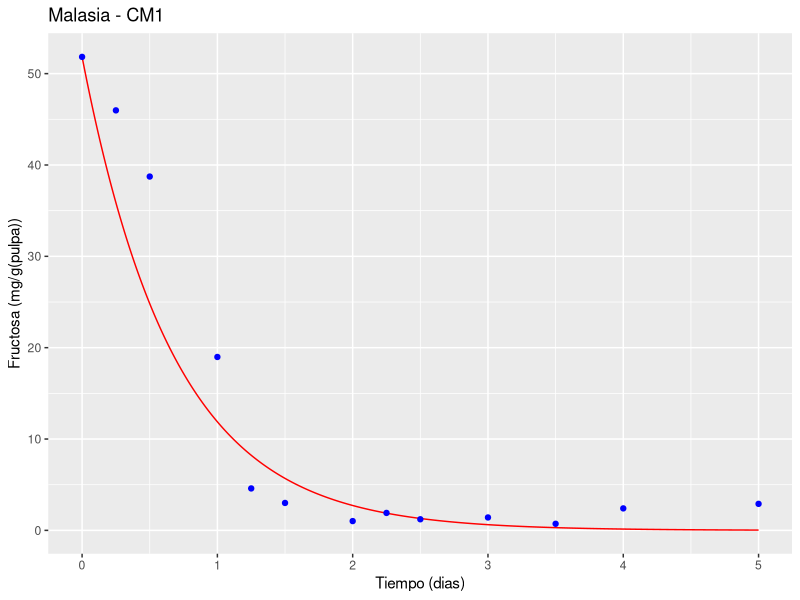
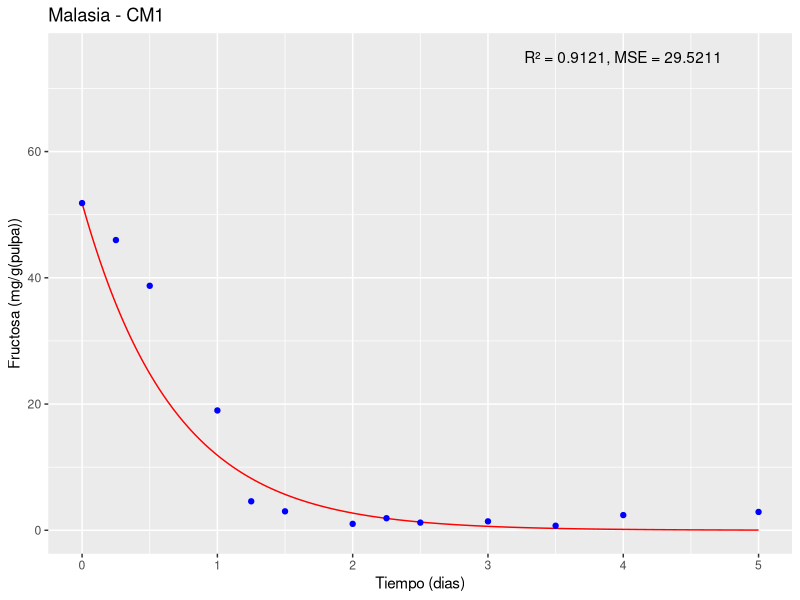
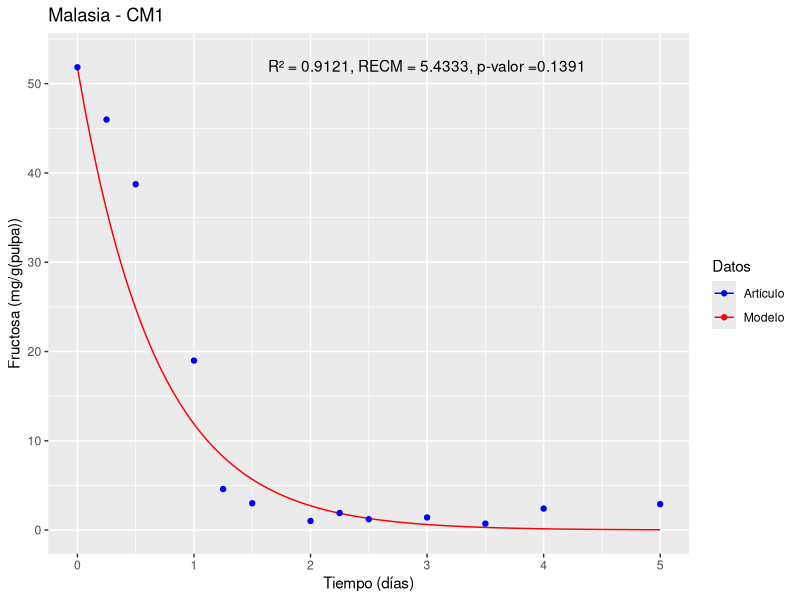

The R script that drew these images, in order:
library(deSolve)
library(ggplot2)
state1<-c(y=51.835) # Estado inicial#
times1<-seq(0,5,1/10000) #6 dias con 10000 intervalos por día#
parameters1<-c(Y1=189.45,Y2=85.456) #vector con los valores de los parametros#
#Papalexandratou et al., 2013 Malasia 1 <- Malasia - CM1#
#doi:10.1016/j.fm.2013.02.015#
#Malasia - CM1#

# (i) DATOS PARA ALIMENTAR EL MODELO # FRUCTOSA

#nu1#
U<- 0.4839
f<- 51.835
K<-0.6650
L<-0.0029113
U1 <- (U*f/f+K*L)*L
U1
#nu2#
U2<- 0.4593
f2<- 51.835
K2<-0.6096
BAL2<-0.0006775

U2 <- (U2*f2/f2+K2*BAL2)*BAL2
U2

#Ecuación diferencial#
ODE1<-function(times,state,parameters){ 
  y<-state[1] #estado inicial
  Y1<-parameters[1] #párametro 1
  Y2<-parameters[2] #párametro 2
  dy<--(Y1*U1/0.2)*y-(Y2*U2/0.2)*y #ecuación 
  res<-dy
  list(res)
}


#solución númerica#
solution1<-lsoda(state1, times1, ODE1, parameters1)

# (ii) DATOS EXPERIMENTALES DEL ARTICULO#

ts = c(0,6/24,12/24,24/24,30/24,36/24,48/24,54/24,60/24,72/24,84/24,96/24,120/24)
fru<-c(51.835,45.98,38.734,18.983,4.591,3.002,1.017,1.911,1.216,1.414,0.72,2.407,2.903)

#Grafico#

df <- data.frame(time = solution1[,1], fructose = solution1[,2])
d<-ggplot() +
  geom_line(data = df, aes(x = time, y = fructose), color = "red") +
  geom_point(data = data.frame(time = ts, fructose = fru), aes(x = time, y = fructose), color = "blue") +
  xlab("Tiempo (dias)") + ylab("Fructosa (mg/g(pulpa))") +
  ggtitle("Malasia - CM1")
plot(d)


#Validación estadistica#

#Para validar estadísticamente el modelo matemático se pueden utilizar diversas herramientas de análisis,
#pero una de las más comunes es comparar los resultados del modelo con datos experimentales y evaluar la calidad del ajuste.
#En este caso, podemos utilizar el coeficiente de determinación (R²) y el error cuadrático medio (MSE) como medidas de ajuste#

#Para calcular el R² y el MSE, podemos comparar los valores predichos por el modelo con los datos experimentales.
#Primero, podemos extraer los valores predichos por el modelo en los mismos puntos en los que se tomaron las mediciones experimentales,
#utilizando la función approx() de R:

pred <- approx(solution1[,1], solution1[,2], ts)$y

#Luego, podemos calcular el R² y el MSE utilizando las siguientes fórmulas:
SSE <- sum((fru - pred)^2)
SST <- sum((fru - mean(fru))^2)
R2 <- 1 - SSE/SST
MSE <- SSE/length(fru)
RECM <- sqrt(MSE)

#Donde SSE es la suma de los errores cuadráticos,
#SST es la suma total de cuadrados, 
#R² es el coeficiente de determinación y MSE es el error cuadrático medio#

cat("R² = ", round(R2, 4), "\n")
cat("MSE = ", round(MSE, 4), "\n")
cat("RECM = ", round(RECM, 4), "\n")

#El R² mide la proporción de la variación total en los datos experimentales
#que es explicada por el modelo. Un valor de R² cercano a 1 indica un buen ajuste del modelo a los datos experimentales.

#El MSE mide el promedio de los errores al cuadrado entre los valores experimentales
#y los valores predichos por el modelo. Un valor bajo de MSE indica una buena capacidad predictiva del modelo.

d <- ggplot() +
  geom_line(data = df, aes(x = time, y = fructose), color = "red") +
  geom_point(data = data.frame(time = ts, fructose = fru), aes(x = time, y = fructose), color = "blue") +
  xlab("Tiempo (dias)") + ylab("Fructosa (mg/g(pulpa))") +
  ggtitle("Malasia - CM1") +
  annotate("text", x = 4, y = 75, label = paste0("R² = ", round(R2, 4), ", MSE = ", round(MSE, 4)))

plot(d)

#Prueba de hipotesis con un alfa de 0.05#
#para determinar si hay una diferencia significativa entre los valores predichos por el modelo y los datos experimentales#

# Prueba de hipótesis
alpha <- 0.05

# Calcula los residuos
residuals <- fru - pred

# Prueba t para comparar los valores predichos con los datos experimentales
t_stat <- t.test(residuals)$statistic
p_value <- t.test(residuals)$p.value

#En este código, se calculan los residuos restando
#los valores predichos por el modelo de los datos experimentales. 
#Luego, se realiza una prueba t para comparar los residuos con una 
#media de cero (hipótesis nula: no hay diferencia significativa).
#El resultado de la prueba t incluye el estadístico de prueba (t_stat) y el valor p (p_value).
# Compara el p-valor con el nivel de significancia
if (p_value < alpha) {
  cat("La diferencia entre los valores predichos y los datos experimentales es significativa.\n")
} else {
  cat("No se encontró una diferencia significativa entre los valores predichos y los datos experimentales.\n")
}

cat("Prueba t estadística:", round(t_stat, 4), "\n")
cat("Valor p:", round(p_value, 4), "\n")

#Final plot#

# Primero, definimos los colores que queremos utilizar para cada elemento
colores <- c(Modelo = "red", Artículo = "blue")

# Luego, modificamos el script para asignar un nombre a cada geom y establecer la escala de colores manualmente
d <- ggplot() +
  geom_line(data = df, aes(x = time, y = fructose, color = "Modelo"), show.legend = TRUE) +
  geom_point(data = data.frame(time = ts, fructose = fru), aes(x = time, y = fructose, color = "Artículo"), show.legend = TRUE) +
  xlab("Tiempo (días)") + ylab("Fructosa (mg/g(pulpa))") +
  ggtitle("Malasia - CM1") +
  annotate("text", x = 3, y = 52, label = paste0("R² = ", round(R2, 4), ", RECM = ", round(RECM, 4), ", p-valor =", round(p_value, 4))) +
  labs(color = "Datos") +  # Cambiamos el título de la leyenda
  scale_color_manual(values = colores) +
  scale_x_continuous(limits = c(0, 5), breaks = seq(0, 5, 1)) +  # Límites del eje x y los intervalos entre marcas
  scale_y_continuous(limits = c(0, 53), breaks = seq(0, 53, 10))   # Límites del eje y y los intervalos entre marcas


# Gráfica#
print(d)
